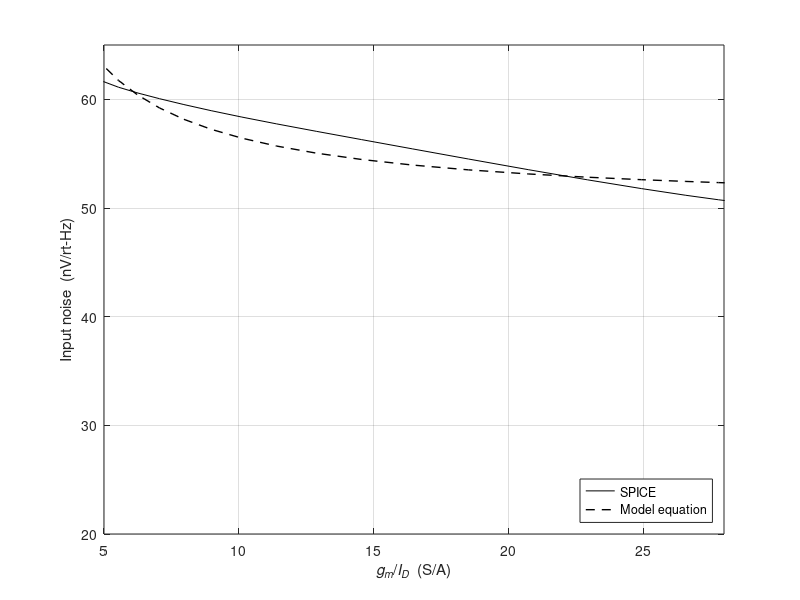

Write MATLAB code to recreate this figure.
% 4.1.4   simulated input referred flicker noise density  
clearvars;
close all;
addpath ../../lib

% Constants
k = 1.3806488e-23;
T = 300;
gamma = 0.8;

% Spice data
load('Fig4_9.mat')

% Model equation
a = 1.3;
n0 = 50;
flickmod = n0*(1 + a./gm_id);

% plot
h = figure;
plot(gm_id, nspot*1e9, 'k-', gm_id, flickmod, 'k--', 'linewidth', 1);
xlabel('{\itg_m}/{\itI_D}  (S/A)');
ylabel('Input noise  (nV/rt-Hz)');
axis([5 28 20 65]);
legend('SPICE', 'Model equation', 'location', 'southeast')
grid;

%format_and_save(h, 'Fig4_9')
